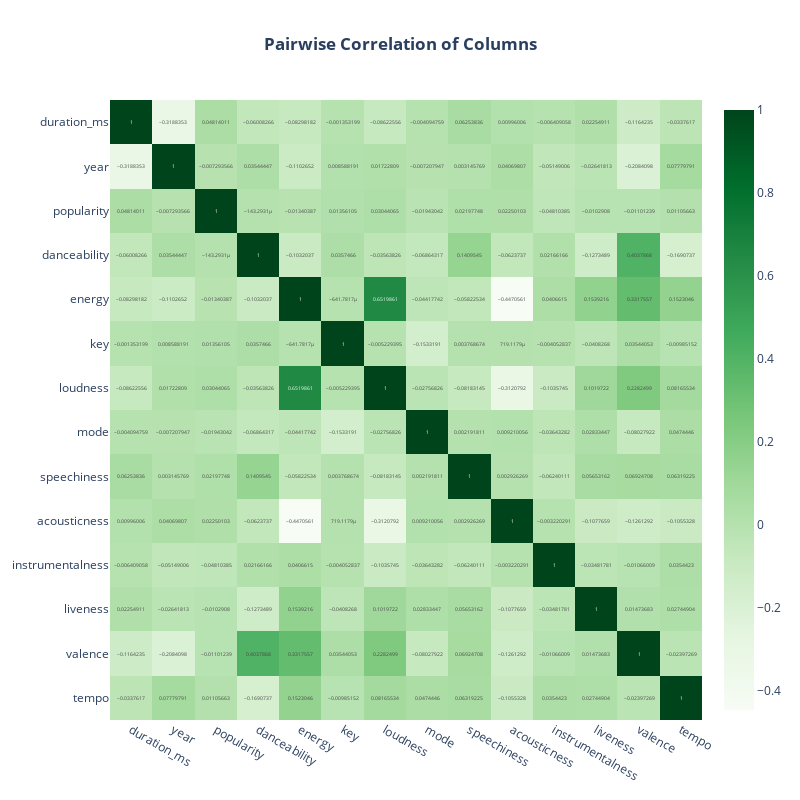

This figure's notebook cell:
### Markdown cell above
2. Exploratory Data Analysis (EDA)**
- Descriptive statistics and correlation heatmap on numeric features.
- Multiple Plotly visualizations: yearly counts, popularity trends, genre distributions, artist productivity & popularity, explicit content patterns, feature relationships (energy vs loudness, tempo vs popularity, etc.).

### Code cell
import plotly.express as px

# Use select_dtypes(include='number') before calling .corr()
fig = px.imshow(df.select_dtypes(include='number').corr(), 
                text_auto=True,
                height=800,
                width=800,
                color_continuous_scale=px.colors.sequential.Greens,
                aspect='auto',
                title='<b>Pairwise Correlation of Columns') # (Fixed typo in "pairwise")

fig.update_layout(title_x=0.5)
fig.show()

### Figure 1 — Plotly figure (JSON) as saved in the notebook; plotly's stock layout.template omitted (floating-point values rounded to 4 significant figures; data arrays with more than 128 entries replaced by an {"elided": "..."} marker saying what was removed)
{"data": [{"coloraxis": "coloraxis", "hovertemplate": "x: %{x}<br>y: %{y}<br>color: %{z}<extra></extra>", "name": "0", "texttemplate": "%{z}", "type": "heatmap", "x": ["duration_ms", "year", "popularity", "danceability", "energy", "key", "loudness", "mode", "speechiness", "acousticness", "instrumentalness", "liveness", "valence", "tempo"], "xaxis": "x", "y": ["duration_ms", "year", "popularity", "danceability", "energy", "key", "loudness", "mode", "speechiness", "acousticness", "instrumentalness", "liveness", "valence", "tempo"], "yaxis": "y", "z": {"elided": "14x14 float values"}}], "layout": {"coloraxis": {"colorscale": [[0, "rgb(247,252,245)"], [0.125, "rgb(229,245,224)"], [0.25, "rgb(199,233,192)"], [0.375, "rgb(161,217,155)"], [0.5, "rgb(116,196,118)"], [0.625, "rgb(65,171,93)"], [0.75, "rgb(35,139,69)"], [0.875, "rgb(0,109,44)"], [1, "rgb(0,68,27)"]]}, "height": 800, "title": {"text": "<b>Pairwise Correlation of Columns", "x": 0.5}, "width": 800, "xaxis": {"anchor": "y", "domain": [0, 1]}, "yaxis": {"anchor": "x", "autorange": "reversed", "domain": [0, 1]}}}
